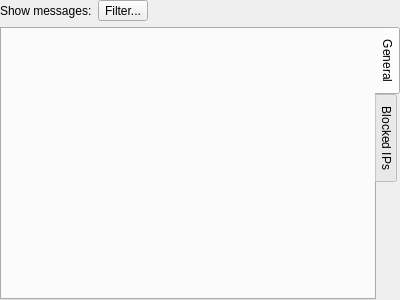
<?xml version="1.0" encoding="UTF-8"?>
<ui version="4.0">
 <class>ExecutionLogWidget</class>
 <widget class="QWidget" name="ExecutionLogWidget">
  <property name="geometry">
   <rect>
    <x>0</x>
    <y>0</y>
    <width>400</width>
    <height>300</height>
   </rect>
  </property>
  <layout class="QVBoxLayout" name="verticalLayout">
   <property name="leftMargin">
    <number>0</number>
   </property>
   <property name="topMargin">
    <number>0</number>
   </property>
   <property name="rightMargin">
    <number>0</number>
   </property>
   <property name="bottomMargin">
    <number>0</number>
   </property>
   <item>
    <layout class="QHBoxLayout" name="filterBarLayout">
     <item>
      <widget class="QLabel" name="labelFilters">
       <property name="text">
        <string>Show messages:</string>
       </property>
      </widget>
     </item>
     <item>
      <widget class="QToolButton" name="buttonLogFilters">
       <property name="text">
        <string>Filter...</string>
       </property>
       <property name="popupMode">
        <enum>QToolButton::InstantPopup</enum>
       </property>
      </widget>
     </item>
     <item>
      <spacer name="filterBarSpacer">
       <property name="orientation">
        <enum>Qt::Orientation::Horizontal</enum>
       </property>
       <property name="sizeHint" stdset="0">
        <size>
         <width>40</width>
         <height>20</height>
        </size>
       </property>
      </spacer>
     </item>
    </layout>
   </item>
   <item>
    <widget class="QTabWidget" name="tabConsole">
     <property name="tabPosition">
      <enum>QTabWidget::TabPosition::East</enum>
     </property>
     <property name="currentIndex">
      <number>0</number>
     </property>
     <widget class="QWidget" name="tabGeneral">
      <attribute name="title">
       <string>General</string>
      </attribute>
      <layout class="QVBoxLayout" name="tabGeneralLayout"/>
     </widget>
     <widget class="QWidget" name="tabBan">
      <attribute name="title">
       <string>Blocked IPs</string>
      </attribute>
      <layout class="QVBoxLayout" name="tabBanLayout"/>
     </widget>
    </widget>
   </item>
  </layout>
 </widget>
 <resources/>
 <connections/>
</ui>
